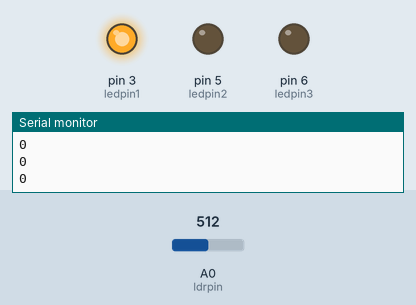
A sketch run on a simulated Arduino Uno, built with avr-gcc and run on an emulated ATmega328P. Parts: output pins drawn as LEDs (lit = HIGH), the last lines printed to the serial monitor. The inputs (shaded band) are chosen by the test bench; at power-on: A0 (ldrpin) = 512.

Above: at 1.2 s.
1.3 s: A0 (ldrpin) set to 31
2.8 s: A0 (ldrpin) set to 24
At 3.5 s:
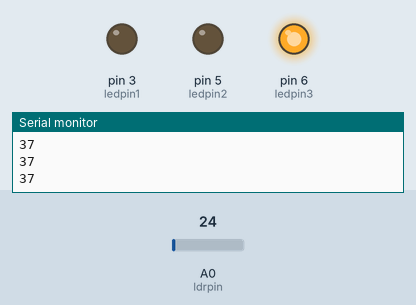
4.3 s: A0 (ldrpin) set to 0
At 4.7 s:
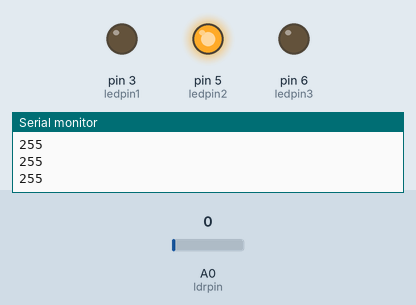
5.8 s: A0 (ldrpin) set to 122
At 7.1 s:
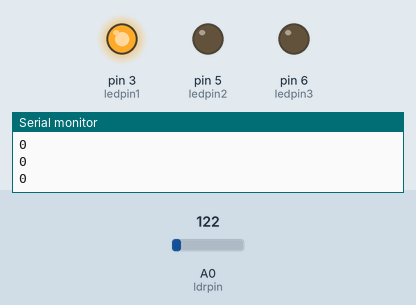
Timing chart, 0 to 8.3 s (numbered marks = the images above; inputs shaded):
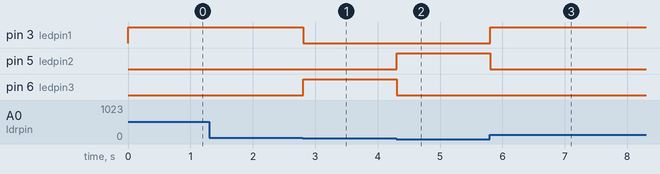

Measured:
- the behaviour switches between 28 and 27 on A0 (ldrpin) (found by bisection; images 0 and 1)
- after the input at 2.8 s, pin 3 (ledpin1): HIGH → LOW at once; pin 6 (ledpin3): LOW → HIGH at once
- after the input at 4.3 s, pin 5 (ledpin2): LOW → HIGH at once; pin 6 (ledpin3): HIGH → LOW at once
- after the input at 5.8 s, pin 3 (ledpin1): LOW → HIGH at once; pin 5 (ledpin2): HIGH → LOW at once

The sketch:

exp2.1.ino
```cpp
int ledpin1=3;
int ledpin2=5;
int ledpin3=6;
int ldrpin=A0;
int value=0;

void setup() {
  // put your setup code here, to run once:
Serial.begin(9600);
pinMode(ledpin1,OUTPUT);
pinMode(ledpin2,OUTPUT);
pinMode(ledpin3,OUTPUT);
pinMode(ldrpin,INPUT);
}

void loop() {
  // put your main code here, to run repeatedly:
    value=analogRead(ldrpin);
    value=constrain(value,0,28);
    int level=map(value,0,28,255,0);
    Serial.println(level);

    if(level==0)
    {
      digitalWrite(ledpin1,HIGH);
      digitalWrite(ledpin2,LOW);
      digitalWrite(ledpin3,LOW);

    }
    else if(level==255)
    {
      digitalWrite(ledpin1,LOW);
      digitalWrite(ledpin2,HIGH);
      digitalWrite(ledpin3,LOW);
    }
    else
    {

      digitalWrite(ledpin1,LOW);
      digitalWrite(ledpin2,LOW);
      digitalWrite(ledpin3,HIGH);
    }


}
```
